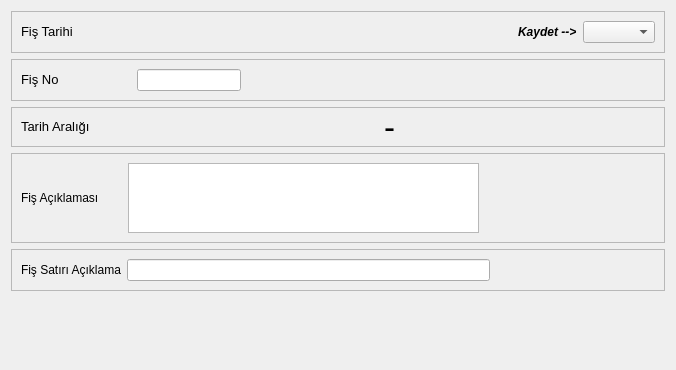
<?xml version="1.0" encoding="UTF-8"?>
<ui version="4.0">
 <class>MUH_YANSITMA_ISLEMI_BATCH</class>
 <widget class="QDialog" name="MUH_YANSITMA_ISLEMI_BATCH">
  <property name="geometry">
   <rect>
    <x>0</x>
    <y>0</y>
    <width>676</width>
    <height>370</height>
   </rect>
  </property>
  <property name="sizePolicy">
   <sizepolicy hsizetype="Expanding" vsizetype="Expanding">
    <horstretch>0</horstretch>
    <verstretch>0</verstretch>
   </sizepolicy>
  </property>
  <property name="minimumSize">
   <size>
    <width>676</width>
    <height>370</height>
   </size>
  </property>
  <property name="maximumSize">
   <size>
    <width>676</width>
    <height>370</height>
   </size>
  </property>
  <property name="windowTitle">
   <string>Dialog</string>
  </property>
  <layout class="QGridLayout" name="gridLayout_6" rowstretch="1,1,1,2,1,1" columnstretch="20,0">
   <property name="sizeConstraint">
    <enum>QLayout::SetNoConstraint</enum>
   </property>
   <item row="0" column="0" colspan="2">
    <widget class="QFrame" name="frame">
     <property name="sizePolicy">
      <sizepolicy hsizetype="Expanding" vsizetype="Fixed">
       <horstretch>0</horstretch>
       <verstretch>0</verstretch>
      </sizepolicy>
     </property>
     <property name="minimumSize">
      <size>
       <width>0</width>
       <height>0</height>
      </size>
     </property>
     <property name="styleSheet">
      <string notr="true">border-color: rgb(0, 85, 255);
gridline-color: rgb(255, 85, 255);</string>
     </property>
     <property name="frameShape">
      <enum>QFrame::StyledPanel</enum>
     </property>
     <property name="frameShadow">
      <enum>QFrame::Raised</enum>
     </property>
     <layout class="QGridLayout" name="gridLayout" columnstretch="1,15,10,1,5">
      <item row="0" column="0">
       <widget class="QLabel" name="label_3">
        <property name="sizePolicy">
         <sizepolicy hsizetype="Fixed" vsizetype="Fixed">
          <horstretch>0</horstretch>
          <verstretch>0</verstretch>
         </sizepolicy>
        </property>
        <property name="font">
         <font>
          <pointsize>10</pointsize>
         </font>
        </property>
        <property name="text">
         <string>Fiş Tarihi                </string>
        </property>
       </widget>
      </item>
      <item row="0" column="2">
       <spacer name="horizontalSpacer_2">
        <property name="orientation">
         <enum>Qt::Horizontal</enum>
        </property>
        <property name="sizeHint" stdset="0">
         <size>
          <width>225</width>
          <height>20</height>
         </size>
        </property>
       </spacer>
      </item>
      <item row="0" column="1">
       <widget class="QAdakDate" name="adakDate_fis_tarihi">
        <property name="sizePolicy">
         <sizepolicy hsizetype="Fixed" vsizetype="Fixed">
          <horstretch>0</horstretch>
          <verstretch>0</verstretch>
         </sizepolicy>
        </property>
        <property name="minimumSize">
         <size>
          <width>242</width>
          <height>0</height>
         </size>
        </property>
        <property name="maximumSize">
         <size>
          <width>242</width>
          <height>30</height>
         </size>
        </property>
        <property name="whatsThis">
         <string>Tarih WidgetÄ± </string>
        </property>
        <property name="QAdakDate" stdset="0">
         <rect>
          <x>0</x>
          <y>0</y>
          <width>100</width>
          <height>100</height>
         </rect>
        </property>
       </widget>
      </item>
      <item row="0" column="3">
       <widget class="QLabel" name="label_sirket_turu">
        <property name="sizePolicy">
         <sizepolicy hsizetype="Fixed" vsizetype="Fixed">
          <horstretch>0</horstretch>
          <verstretch>0</verstretch>
         </sizepolicy>
        </property>
        <property name="font">
         <font>
          <weight>75</weight>
          <italic>true</italic>
          <bold>true</bold>
         </font>
        </property>
        <property name="text">
         <string>Kaydet --&gt;</string>
        </property>
       </widget>
      </item>
      <item row="0" column="4">
       <widget class="QComboBox" name="comboBox_sirket_turu">
        <property name="sizePolicy">
         <sizepolicy hsizetype="Minimum" vsizetype="Fixed">
          <horstretch>0</horstretch>
          <verstretch>0</verstretch>
         </sizepolicy>
        </property>
       </widget>
      </item>
     </layout>
    </widget>
   </item>
   <item row="2" column="0" colspan="2">
    <widget class="QFrame" name="frame_2">
     <property name="sizePolicy">
      <sizepolicy hsizetype="Expanding" vsizetype="Fixed">
       <horstretch>0</horstretch>
       <verstretch>0</verstretch>
      </sizepolicy>
     </property>
     <property name="minimumSize">
      <size>
       <width>0</width>
       <height>0</height>
      </size>
     </property>
     <property name="styleSheet">
      <string notr="true">border-color: rgb(0, 85, 255);
gridline-color: rgb(255, 85, 255);</string>
     </property>
     <property name="frameShape">
      <enum>QFrame::StyledPanel</enum>
     </property>
     <property name="frameShadow">
      <enum>QFrame::Raised</enum>
     </property>
     <layout class="QGridLayout" name="gridLayout_4" columnstretch="10,10,1,10,4">
      <item row="0" column="0">
       <widget class="QLabel" name="label_5">
        <property name="sizePolicy">
         <sizepolicy hsizetype="Fixed" vsizetype="Fixed">
          <horstretch>0</horstretch>
          <verstretch>0</verstretch>
         </sizepolicy>
        </property>
        <property name="font">
         <font>
          <pointsize>10</pointsize>
         </font>
        </property>
        <property name="text">
         <string>Tarih Aralığı           </string>
        </property>
       </widget>
      </item>
      <item row="0" column="1">
       <widget class="QAdakDate" name="adakDate_bas_tarihi">
        <property name="minimumSize">
         <size>
          <width>242</width>
          <height>0</height>
         </size>
        </property>
        <property name="maximumSize">
         <size>
          <width>242</width>
          <height>30</height>
         </size>
        </property>
        <property name="whatsThis">
         <string>Tarih WidgetÄ± </string>
        </property>
        <property name="QAdakDate" stdset="0">
         <rect>
          <x>0</x>
          <y>0</y>
          <width>100</width>
          <height>100</height>
         </rect>
        </property>
       </widget>
      </item>
      <item row="0" column="2">
       <widget class="QLabel" name="label_6">
        <property name="sizePolicy">
         <sizepolicy hsizetype="Expanding" vsizetype="Ignored">
          <horstretch>0</horstretch>
          <verstretch>0</verstretch>
         </sizepolicy>
        </property>
        <property name="font">
         <font>
          <pointsize>25</pointsize>
         </font>
        </property>
        <property name="text">
         <string>-</string>
        </property>
       </widget>
      </item>
      <item row="0" column="3">
       <widget class="QAdakDate" name="adakDate_bitis_tarihi">
        <property name="minimumSize">
         <size>
          <width>242</width>
          <height>0</height>
         </size>
        </property>
        <property name="maximumSize">
         <size>
          <width>242</width>
          <height>30</height>
         </size>
        </property>
        <property name="whatsThis">
         <string>Tarih WidgetÄ± </string>
        </property>
        <property name="QAdakDate" stdset="0">
         <rect>
          <x>0</x>
          <y>0</y>
          <width>100</width>
          <height>100</height>
         </rect>
        </property>
       </widget>
      </item>
      <item row="0" column="4">
       <spacer name="horizontalSpacer_5">
        <property name="orientation">
         <enum>Qt::Horizontal</enum>
        </property>
        <property name="sizeHint" stdset="0">
         <size>
          <width>40</width>
          <height>20</height>
         </size>
        </property>
       </spacer>
      </item>
     </layout>
    </widget>
   </item>
   <item row="3" column="0" colspan="2">
    <widget class="QFrame" name="frame_4">
     <property name="sizePolicy">
      <sizepolicy hsizetype="Expanding" vsizetype="Fixed">
       <horstretch>0</horstretch>
       <verstretch>0</verstretch>
      </sizepolicy>
     </property>
     <property name="frameShape">
      <enum>QFrame::StyledPanel</enum>
     </property>
     <property name="frameShadow">
      <enum>QFrame::Raised</enum>
     </property>
     <layout class="QGridLayout" name="gridLayout_3" rowstretch="0" columnstretch="10,20,10">
      <item row="0" column="1">
       <widget class="QLimitedTextEdit" name="limitedTextEdit_aciklama">
        <property name="sizePolicy">
         <sizepolicy hsizetype="Expanding" vsizetype="Fixed">
          <horstretch>0</horstretch>
          <verstretch>0</verstretch>
         </sizepolicy>
        </property>
        <property name="maximumSize">
         <size>
          <width>16777215</width>
          <height>70</height>
         </size>
        </property>
       </widget>
      </item>
      <item row="0" column="2">
       <spacer name="horizontalSpacer_4">
        <property name="orientation">
         <enum>Qt::Horizontal</enum>
        </property>
        <property name="sizeHint" stdset="0">
         <size>
          <width>165</width>
          <height>20</height>
         </size>
        </property>
       </spacer>
      </item>
      <item row="0" column="0">
       <widget class="QLabel" name="label">
        <property name="sizePolicy">
         <sizepolicy hsizetype="Fixed" vsizetype="Fixed">
          <horstretch>0</horstretch>
          <verstretch>0</verstretch>
         </sizepolicy>
        </property>
        <property name="text">
         <string>Fiş Açıklaması       </string>
        </property>
       </widget>
      </item>
     </layout>
    </widget>
   </item>
   <item row="4" column="0" colspan="2">
    <widget class="QFrame" name="frame_5">
     <property name="sizePolicy">
      <sizepolicy hsizetype="Expanding" vsizetype="Fixed">
       <horstretch>0</horstretch>
       <verstretch>0</verstretch>
      </sizepolicy>
     </property>
     <property name="frameShape">
      <enum>QFrame::StyledPanel</enum>
     </property>
     <property name="frameShadow">
      <enum>QFrame::Raised</enum>
     </property>
     <layout class="QGridLayout" name="gridLayout_7" columnstretch="10,10,1,1,4">
      <item row="0" column="0">
       <widget class="QLabel" name="label_4">
        <property name="sizePolicy">
         <sizepolicy hsizetype="Fixed" vsizetype="Fixed">
          <horstretch>0</horstretch>
          <verstretch>0</verstretch>
         </sizepolicy>
        </property>
        <property name="text">
         <string>Fiş Satırı Açıklama</string>
        </property>
       </widget>
      </item>
      <item row="0" column="1" colspan="2">
       <widget class="QLineEdit" name="lineEdit_satir_aciklama"/>
      </item>
      <item row="0" column="3">
       <spacer name="horizontalSpacer_8">
        <property name="orientation">
         <enum>Qt::Horizontal</enum>
        </property>
        <property name="sizeHint" stdset="0">
         <size>
          <width>40</width>
          <height>20</height>
         </size>
        </property>
       </spacer>
      </item>
      <item row="0" column="4">
       <spacer name="horizontalSpacer_9">
        <property name="orientation">
         <enum>Qt::Horizontal</enum>
        </property>
        <property name="sizeHint" stdset="0">
         <size>
          <width>40</width>
          <height>20</height>
         </size>
        </property>
       </spacer>
      </item>
     </layout>
    </widget>
   </item>
   <item row="5" column="0">
    <spacer name="horizontalSpacer">
     <property name="orientation">
      <enum>Qt::Horizontal</enum>
     </property>
     <property name="sizeHint" stdset="0">
      <size>
       <width>522</width>
       <height>20</height>
      </size>
     </property>
    </spacer>
   </item>
   <item row="5" column="1">
    <widget class="QWidget" name="widget_batch_buttons" native="true"/>
   </item>
   <item row="1" column="0" colspan="2">
    <widget class="QFrame" name="frame_3">
     <property name="sizePolicy">
      <sizepolicy hsizetype="Expanding" vsizetype="Fixed">
       <horstretch>0</horstretch>
       <verstretch>0</verstretch>
      </sizepolicy>
     </property>
     <property name="minimumSize">
      <size>
       <width>0</width>
       <height>0</height>
      </size>
     </property>
     <property name="styleSheet">
      <string notr="true">border-color: rgb(0, 85, 255);
gridline-color: rgb(255, 85, 255);</string>
     </property>
     <property name="frameShape">
      <enum>QFrame::StyledPanel</enum>
     </property>
     <property name="frameShadow">
      <enum>QFrame::Raised</enum>
     </property>
     <layout class="QGridLayout" name="gridLayout_2" columnstretch="1,10,40">
      <item row="0" column="0">
       <widget class="QLabel" name="label_7">
        <property name="sizePolicy">
         <sizepolicy hsizetype="Fixed" vsizetype="Fixed">
          <horstretch>0</horstretch>
          <verstretch>0</verstretch>
         </sizepolicy>
        </property>
        <property name="font">
         <font>
          <pointsize>10</pointsize>
         </font>
        </property>
        <property name="text">
         <string>Fiş No                    </string>
        </property>
       </widget>
      </item>
      <item row="0" column="1">
       <widget class="QLineEdit" name="lineEdit_fis_no"/>
      </item>
      <item row="0" column="2">
       <spacer name="horizontalSpacer_3">
        <property name="orientation">
         <enum>Qt::Horizontal</enum>
        </property>
        <property name="sizeHint" stdset="0">
         <size>
          <width>40</width>
          <height>20</height>
         </size>
        </property>
       </spacer>
      </item>
     </layout>
    </widget>
   </item>
  </layout>
 </widget>
 <customwidgets>
  <customwidget>
   <class>QAdakDate</class>
   <extends>QWidget</extends>
   <header>QAdakDate.h</header>
  </customwidget>
  <customwidget>
   <class>QLimitedTextEdit</class>
   <extends>QTextEdit</extends>
   <header>QLimitedTextEdit.h</header>
  </customwidget>
 </customwidgets>
 <tabstops>
  <tabstop>adakDate_fis_tarihi</tabstop>
  <tabstop>lineEdit_fis_no</tabstop>
  <tabstop>adakDate_bas_tarihi</tabstop>
  <tabstop>adakDate_bitis_tarihi</tabstop>
  <tabstop>limitedTextEdit_aciklama</tabstop>
  <tabstop>lineEdit_satir_aciklama</tabstop>
 </tabstops>
 <resources/>
 <connections/>
</ui>
